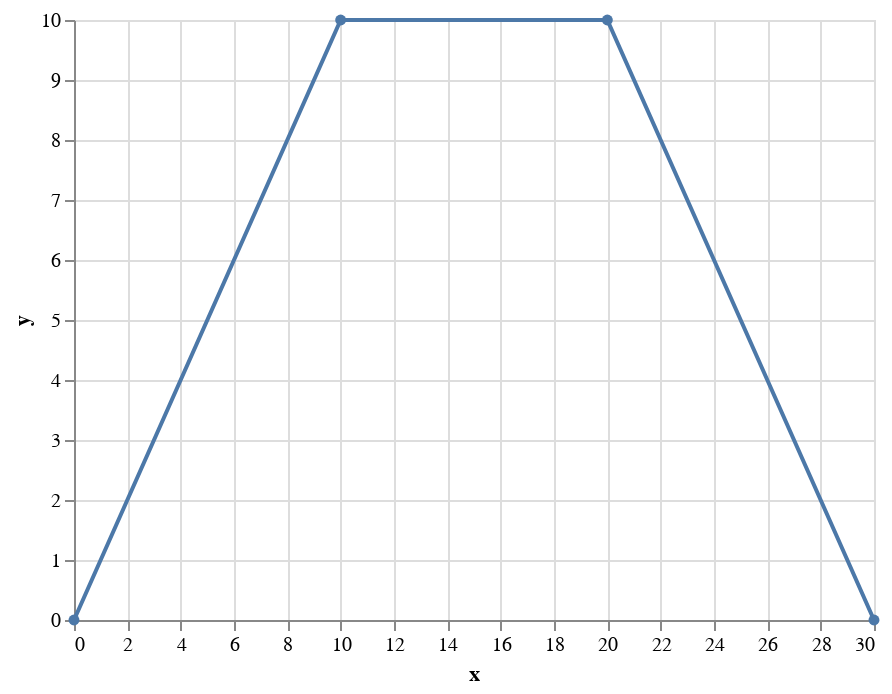

Write notebook code for a chart like this one.
### Code cell
data = pd.DataFrame({'x': [0, 10, 20, 30],
                     'y': [0, 10, 10, 0]})

alt.Chart(data).mark_line(point=True).encode(
    alt.X('x', scale=alt.Scale(zero=True)),
    alt.Y('y', scale=alt.Scale(zero=True)),
)

### Figure 1 — Vega-Lite specification as saved in the notebook (floating-point values rounded to 4 significant figures)
{"config": {"view": {"continuousWidth": 400, "continuousHeight": 300}}, "data": {"name": "data-0c0ab08ad27249c4ab20cd8bb362e817"}, "mark": {"type": "line", "point": true}, "encoding": {"x": {"field": "x", "scale": {"zero": true}, "type": "quantitative"}, "y": {"field": "y", "scale": {"zero": true}, "type": "quantitative"}}, "$schema": "https://vega.github.io/schema/vega-lite/v4.17.0.json", "datasets": {"data-0c0ab08ad27249c4ab20cd8bb362e817": [{"x": 0, "y": 0}, {"x": 10, "y": 10}, {"x": 20, "y": 10}, {"x": 30, "y": 0}]}}
